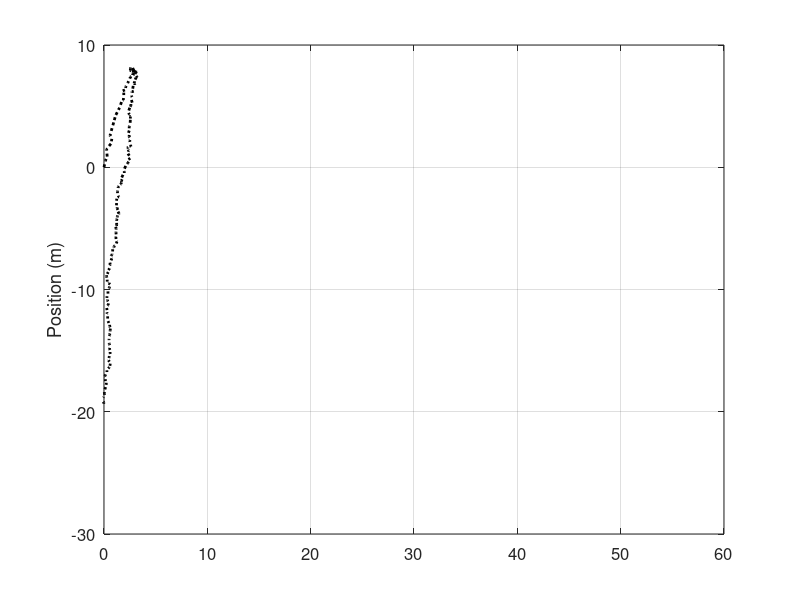

This figure's MATLAB source:
clear all;
clc;
clear;

dt = 0.0005;
tf = 6;

g = 9.8;

F = [1 0 dt 0;0 1 0 dt;0 0 1 0;0 0 0 1];
G = [0 dt^2/2 0 dt]'; #Discreete differentiation [deltaT² /2 , 0] [0, deltaT² /2], [deltaT, 0], [0, deltaT]  #To calc deltaT use the original FPS of 25 frames per second
H = [1 0 0 0;0 1 0 0]; #4x4 instead of 4x2
u = -g;

ModelNoise   = 0.1; #nok 1
MeasNoise    = 0.4; #Nok 100
R            = MeasNoise^2*eye(size(H,1));
Q            = ModelNoise^2*eye(size(F,1));

Pplus        = eye(4);

QD           = Q*dt;
RD           = R/dt;

% Initialization
x        = [0 0 9 30]';
xhatplus = [0 0 9 30]';

dtPlot  = 0.01;
tPlot   = -inf;

% Initialize arrays for plotting at the end of the program
xArray     = [];
xhatArrayD = [];
tArray     = [];

for t = 0 : dt : tf
    if t >= tPlot + dtPlot
        % Save data for plotting
        tPlot      = t + dtPlot - eps;
        xArray     = [xArray x];
        xhatArrayD = [xhatArrayD xhatplus];
        tArray     = [tArray t];
    end
    % Simulation
    
    y = H * x + [MeasNoise*randn;MeasNoise*randn] / sqrt(dt); #Sæt y lig med det aktuelle koordinat
    % Discrete Kalman filter
    Pmin     = F * Pplus * F' + QD;
    KD       = Pplus * H' * inv(RD);
    xhatmin  = F * xhatplus + G * u; #Estimat før måling
    xhatplus = xhatmin + KD * (y - H*xhatmin); # Resultat koordinater og hastighed
    Pplus    = (eye(4)-KD*H) * Pmin;
end

% Plot data.
close all;
figure; set(gcf,'Color','White');
 
hold on; box on;
plot(xArray(1,:), xArray(2,:), 'b-', 'LineWidth', 2);
plot(xhatArrayD(1,:), xhatArrayD(2,:), 'k:', 'LineWidth', 2)
set(gca,'FontSize',12); 
ylabel('Position (m)');
xlim([0 60]);
xlim([0 60]);
grid on;

